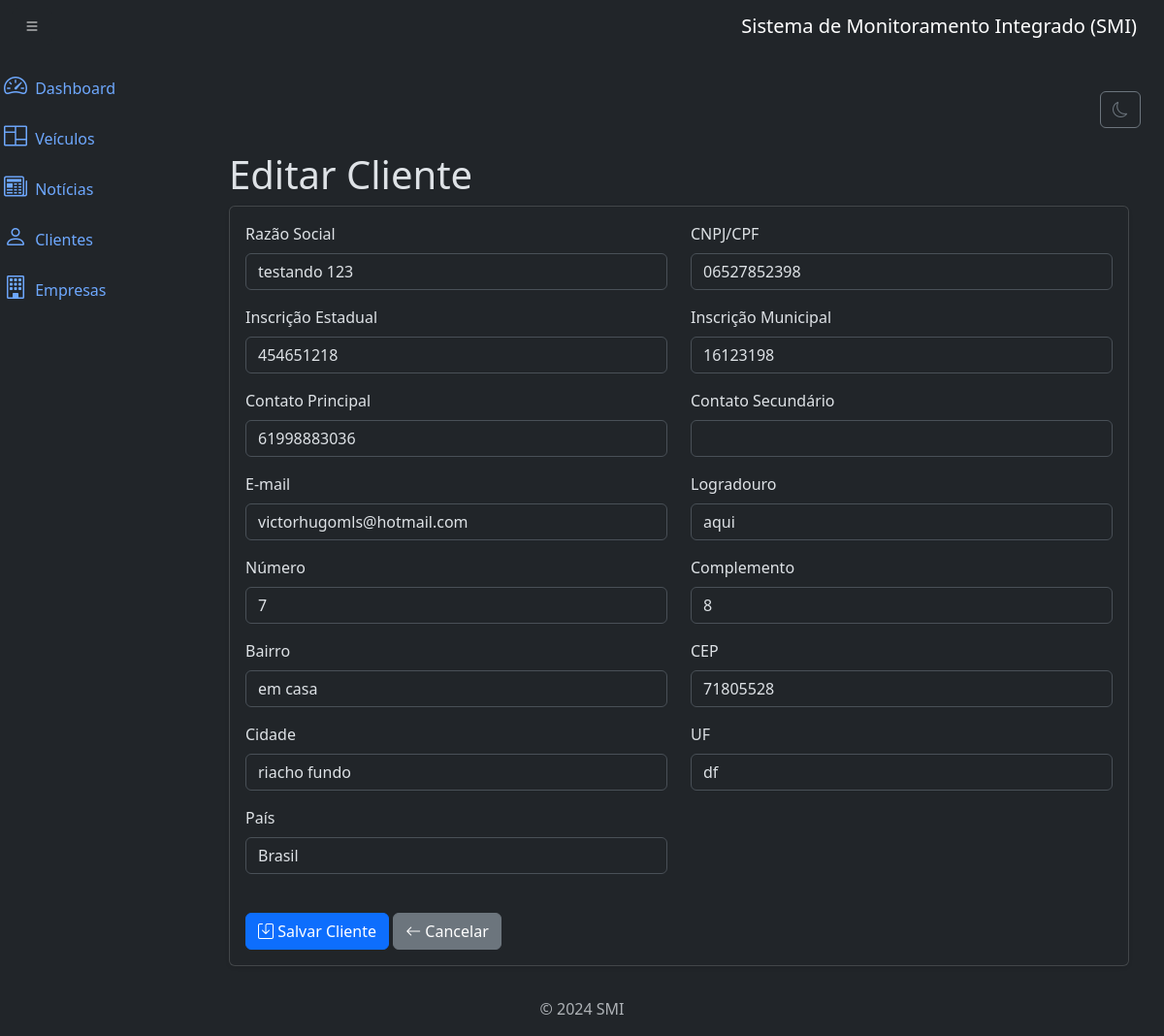
The page /clientes/2/update on the database its author committed.
### clientes/models.py (models this page shows, shortened)
class EnderecoMixin(models.Model):
    logradouro = models.CharField(max_length=200)
    numero = models.CharField(max_length=10)
    complemento = models.CharField(max_length=200, null=True, blank=True)
    bairro = models.CharField(max_length=30)
    cep = models.CharField(max_length=9)
    pais = models.CharField(max_length=100, default='Brasil')
    UF = models.CharField(max_length=2)
    cidade = models.CharField(max_length=100, blank=True, null=True)
    class Meta:
        abstract = True

class Cliente(EnderecoMixin):
    razao_social = models.CharField(max_length=200)
    cnpj_cpf = models.CharField(max_length=14, unique=True)
    inscricao_estadual = models.CharField(
        max_length=9, unique=True, null=True, blank=True
    )
    inscricao_municipal = models.CharField(
        max_length=13, unique=True, null=True, blank=True
    )
    contato_1 = models.CharField(max_length=20)
    contato_2 = models.CharField(max_length=20, null=True, blank=True)
    email = models.EmailField()
    class Meta:
        ordering = ['razao_social']

### clientes/views.py (the view)
class ClienteUpdateView(UpdateView):
    model = models.Cliente
    template_name = 'cliente_update.html'
    form_class = forms.ClienteForm
    success_url = reverse_lazy('cliente_list')

### clientes/templates/cliente_update.html (shortened to what this page needs)
{% extends 'base.html' %}
{% block content %}
<div class="container mt-4">
    <h3 class="display-6">Editar Cliente</h3>
    <div class="card shadow-sm">
        <div class="card-body">
            <form method="post" class="needs-validation" novalidate>
                <div class="row">
                    {% for field in form %}
                    <div class="col-md-6 mb-3">
                        <label for="{{ field.id_for_label }}" class="form-label">{{ field.label }}</label>
                        {{ field }}
                    </div>
                    {% endfor %}
                </div>
                <div class="mt-4">
                    <button type="submit" class="btn btn-primary">
                        <i class="bi bi-save"></i> Salvar Cliente
                    </button>
                    <a href="{% url 'cliente_list' %}" class="btn btn-secondary">
                        <i class="bi bi-arrow-left"></i> Cancelar
                    </a>
                </div>
            </form>
        </div>
    </div>
</div>
{% endblock %}

### rows shown on the page
Cliente: form "testando 123" "06527852398" "454651218" "16123198" "61998883036" "victorhugomls@hotmail.com" "aqui" "7" "8" "em casa" "71805528" "riacho fundo" "df" "Brasil"

### other values the page prints
{{ field.label }} "Razão Social" "CNPJ/CPF" "Inscrição Estadual" "Inscrição Municipal" "Contato Principal" "Contato Secundário" "E-mail" "Logradouro" "Número" "Complemento" "Bairro" "CEP" "Cidade" "UF" "País"
